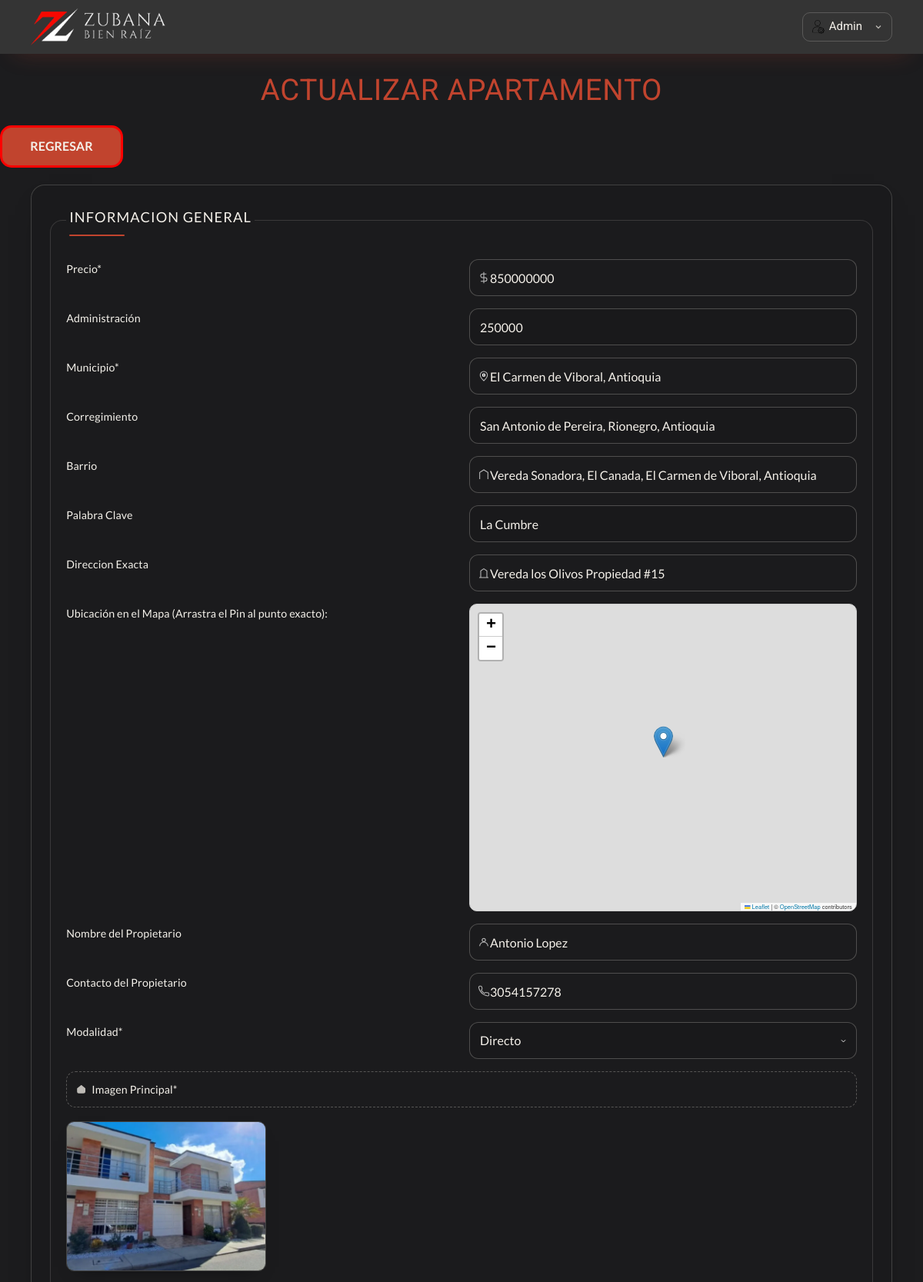
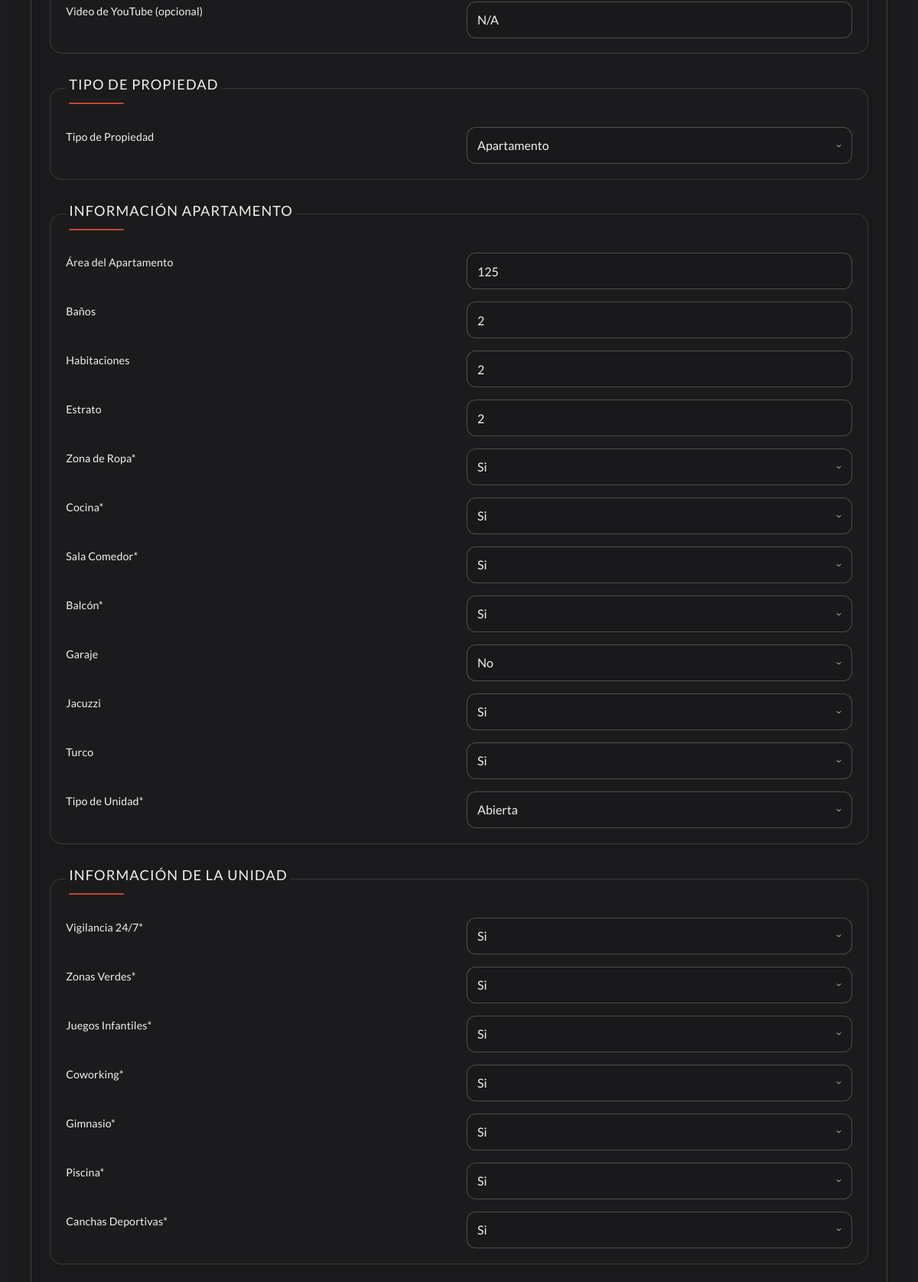
The app's page /propiedades/actualizar-apartamento?id=27&tipo=Apartamento (signed in, upper part) with its own data (2 pictures, top to bottom).
### tables this page shows
CREATE TABLE `apartamento` (
  `id` int NOT NULL AUTO_INCREMENT,
  `tenant_id` int NOT NULL,
  `nombre` text,
  `precio` bigint DEFAULT NULL,
  `ubicacion` varchar(120) DEFAULT NULL,
  `direccion` varchar(75) DEFAULT NULL,
  `imagen` varchar(200) DEFAULT NULL,
  `propietario` varchar(100) DEFAULT NULL,
  `contacto` varchar(15) DEFAULT NULL,
  `modalidad` varchar(25) DEFAULT NULL,
  `codigo` varchar(5) DEFAULT NULL,
  `area_total` bigint DEFAULT NULL,
  `habitaciones` int DEFAULT NULL,
  `banos` int DEFAULT NULL,
  `zona_ropa` varchar(5) DEFAULT NULL,
  `cocina` varchar(5) DEFAULT NULL,
  `sala_comedor` varchar(5) DEFAULT NULL,
  `balcon` varchar(5) DEFAULT NULL,
  `estrato` int DEFAULT NULL,
  `garaje` varchar(5) DEFAULT NULL,
  `tipo_unidad` varchar(25) DEFAULT NULL,
  `tipo` varchar(65) DEFAULT NULL,
  `vigilancia` varchar(5) DEFAULT NULL,
  `zonas_verdes` varchar(5) DEFAULT NULL,
  `juegos` varchar(5) DEFAULT NULL,
  `coworking` varchar(5) DEFAULT NULL,
  `gimnasio` varchar(5) DEFAULT NULL,
  `piscina` varchar(5) DEFAULT NULL,
  `cancha` varchar(5) DEFAULT NULL,
  `actualizacion` varchar(65) DEFAULT NULL,
  `descripcion` text,
  `barrio` varchar(255) DEFAULT NULL,
  `administracion` bigint DEFAULT NULL,
  `corregimiento` varchar(125) DEFAULT NULL,
  `palabra_clave` varchar(125) DEFAULT NULL,
  `latitud` decimal(10,8) DEFAULT NULL,
  `longitud` decimal(10,8) DEFAULT NULL,
  `jacuzzi` varchar(5) DEFAULT NULL,
  `turco` varchar(5) DEFAULT NULL,
  `video_url` varchar(500) NOT NULL DEFAULT 'N/A',
  `created_at` timestamp NOT NULL DEFAULT CURRENT_TIMESTAMP,
  PRIMARY KEY (`id`),
  KEY `idx_tenant` (`tenant_id`)
);

### controllers/ApartamentoController.php (called while the page is built, shortened)
<?php
class ApartamentoController {
    public static function actualizarApartamento(Router $router): void {
        $id        = validarORedireccion('/');
        $propiedad = Apartamento::find($id);
        $errores   = Apartamento::getErrores();
        $router->render('crear/actualizar-apartamento', ['propiedad' => $propiedad, 'errores' => $errores]);
    }
}

### public/index.php (called while the page is built, shortened)
<?php
$router = new Router();
$router->get('/', [PaginaController::class, 'index']);
$router->get('/propiedad', [PaginaController::class, 'propiedad']);
$router->get('/tipo-propiedad', [PropiedadController::class, 'tipoPropiedad']);
$router->get('/propiedades/crear-casa', [PropiedadController::class, 'crearCasa']);
$router->post('/propiedades/crear-casa', [PropiedadController::class, 'crearCasa']);
$router->get('/propiedades/actualizar-casa', [PropiedadController::class, 'actualizarCasa']);
$router->post('/propiedades/actualizar-casa', [PropiedadController::class, 'actualizarCasa']);
$router->get('/propiedades/crear-finca', [FincaController::class, 'crearFinca']);
$router->post('/propiedades/crear-finca', [FincaController::class, 'crearFinca']);
$router->get('/propiedades/actualizar-finca', [FincaController::class, 'actualizarFinca']);
$router->post('/propiedades/actualizar-finca', [FincaController::class, 'actualizarFinca']);
$router->get('/propiedades/crear-apartamento', [ApartamentoController::class, 'crearApartamento']);
$router->post('/propiedades/crear-apartamento', [ApartamentoController::class, 'crearApartamento']);
$router->get('/propiedades/actualizar-apartamento', [ApartamentoController::class, 'actualizarApartamento']);
$router->post('/propiedades/actualizar-apartamento', [ApartamentoController::class, 'actualizarApartamento']);
$router->get('/propiedades/crear-lote', [LotesController::class, 'crearLotes']);
$router->post('/propiedades/crear-lote', [LotesController::class, 'crearLotes']);
$router->get('/propiedades/actualizar-lote', [LotesController::class, 'actualizarLotes']);
$router->post('/propiedades/actualizar-lote', [LotesController::class, 'actualizarLotes']);
$router->get('/propiedades/crear-local', [LocalController::class, 'crearLocal']);
$router->post('/propiedades/crear-local', [LocalController::class, 'crearLocal']);
$router->get('/propiedades/actualizar-local', [LocalController::class, 'actualizarLocal']);
$router->post('/propiedades/actualizar-local', [LocalController::class, 'actualizarLocal']);
$router->get('/aviso-legal', [AvisoPoliticasController::class, 'avisoLegal'] );
$router->get('/politica-de-privacidad', [AvisoPoliticasController::class, 'politicasPrivacidad' ]);
$router->post('/propiedades/eliminar', [PropiedadController::class, 'eliminar']);
$router->get('/webhook/whatsapp',  [WhatsAppController::class, 'verificar']);
$router->post('/webhook/whatsapp', [WhatsAppController::class, 'recibir']);
$router->get('/crm/whatsapp',      [WhatsAppController::class, 'configuracion']);
$router->get('/crm',             [CrmController::class, 'index']);
$router->get('/crm/crear',       [CrmController::class, 'crear']);
$router->post('/crm/crear',      [CrmController::class, 'crear']);
$router->get('/crm/cliente',     [CrmController::class, 'detalle']);
$router->get('/crm/editar',      [CrmController::class, 'editar']);
$router->post('/crm/editar',     [CrmController::class, 'editar']);
$router->post('/crm/actividad',  [CrmController::class, 'actividad']);
$router->post('/crm/estado',     [CrmController::class, 'estado']);
$router->post('/crm/eliminar',   [CrmController::class, 'eliminar']);
$router->get('/configuraciones', [ConfiguracionesController::class, 'index']);
$router->post('/configuraciones/guardar', [ConfiguracionesController::class, 'guardar']);
$router->post('/configuraciones/reset', [ConfiguracionesController::class, 'resetear']);
$router->get('/login', [LoginController::class, 'login']);
$router->post('/login', [LoginController::class, 'login']);
$router->get('/logout', [LoginController::class, 'logout']);
$router->get('/api/buscar', [ApiBusquedaController::class, 'buscar']);
$router->comprobarRutas();
?>

### includes/funciones.php (called while the page is built, shortened)
<?php
function s(string $html): string {
    return htmlspecialchars($html);
}
function validarORedireccion(string $url): int {
    $id = filter_var($_GET['id'] ?? null, FILTER_VALIDATE_INT);
    return $id;
}

### models/ActiveRecord.php (called while the page is built, shortened)
<?php
class ActiveRecord {
    protected static $db;
    protected static $tabla = '';
    public static function setDB($database): void {
        self::$db = $database;
    }
    protected static $tenantId = null;
    public static function setTenant(?int $tenantId): void {
        self::$tenantId = $tenantId;
    }
    protected static function tid(): int {
        return self::$tenantId;
    }
    public static function find(int $id): ?object {
        $t = self::tid();
        $query = "SELECT * FROM " . static::$tabla . " WHERE id = {$id} AND tenant_id = {$t} LIMIT 1";
        $resultados = self::consultarSQL($query);
        return array_shift($resultados);
    }
    public static function consultarSQL(string $query): array {
        $resultado = self::$db->query($query);
        $array = [];
        while ($registro = $resultado->fetch_assoc()) {
            $array[] = static::crearObjeto($registro);
        }
        return $array;
    }
    protected static function crearObjeto(array $registro): static {
        $objeto = new static;
        foreach ($registro as $key => $value) {
            if (property_exists($objeto, $key)) {
                $objeto->$key = $value;
            }
        }
        return $objeto;
    }
}

### views/crear/formulario.php (the view, shortened to what this page needs)
<fieldset>
    <legend>Informacion General</legend>
    <label for="precio">Precio*</label>
    <input type="text" placeholder="Precio de la propiedad" class="precio" id="precio" name="propiedad[precio]" value="<?php echo trim(s($propiedad?->precio ?? '')); ?>">
    <label for="precio">Administración</label>
    <input type="text" placeholder="Si la propiedad no tiene administración, ingresa 0." class="administracion" id="administracion" name="propiedad[administracion]" value="<?php echo trim(s($propiedad?->administracion ?? '')); ?>">
    <label for="ubicacion">Municipio*</label>
    <input type="text" placeholder="Ej: Rionegro, Antioquia" id="ubicacion" name="propiedad[ubicacion]" value="<?php echo trim(s($propiedad?->ubicacion ?? '')); ?>">
    <label for="barrio">Corregimiento</label>
    <input type="text" placeholder="San Antonio de Pereira, Campo no obligatorio" id="corregimiento" name="propiedad[corregimiento]" value="<?php echo trim(s($propiedad?->corregimiento ?? '')); ?>">
    <label for="barrio">Barrio</label>
    <input type="text" placeholder="Ej: El Caney" id="barrio" name="propiedad[barrio]" value="<?php echo trim(s($propiedad?->barrio ?? '')); ?>">
    <label for="barrio">Palabra Clave</label>
    <input type="text" placeholder="No ingresar mas de una palabra clave, Campo no obligatorio" id="palabra_clave" name="propiedad[palabra_clave]" value="<?php echo trim(s($propiedad?->palabra_clave ?? '')); ?>">
    <label for="direccion">Direccion Exacta</label>
    <input type="text" placeholder="Calle 40 #73-21" id="direccion" name="propiedad[direccion]" value="<?php echo trim(s($propiedad?->direccion ?? '')); ?>">
    <label>Ubicación en el Mapa (Arrastra el Pin al punto exacto):</label>
    <div id="mapa-formulario" style="height: 400px; width: 100%; border: 1px solid #ccc; border-radius: 10px;"></div>
    <label for="propietario">Nombre del Propietario</label>
    <input type="text" placeholder="Propietario" id="propietario" name="propiedad[propietario]" value="<?php echo trim(s($propiedad?->propietario ?? '')); ?>">
    <label for="contacto">Contacto del Propietario</label>
    <input type="tel" placeholder="Contacto" id="contacto" name="propiedad[contacto]" value="<?php echo trim(s($propiedad?->contacto ?? '')); ?>">
    <label for="modalidad">Modalidad*</label>
    <select id="modalidad" class="select-estilizado" name="propiedad[modalidad]" required>
    <option value="Directo" <?php echo ($propiedad?->modalidad ?? '') === 'Directo' ? 'selected' : ''; ?>>Directo</option>
    </select>
    <label for="imagen" class="custom-file-label">Imagen Principal*</label>
    <?php if(!empty($propiedad?->imagen)) { ?>
    <img src="/imagenes/<?php echo $propiedad->imagen ?>" alt="" class="imagen-peque">
    <?php } ?>
    <label for="video_url">Video de YouTube (opcional)</label>
    <input type="text" placeholder="Pega aquí el enlace del video de YouTube del inmueble." id="video_url" name="propiedad[video_url]" value="<?php echo trim(s($propiedad?->video_url ?? '')); ?>">
</fieldset>

### views/crear/actualizar-apartamento.php (shortened to what this page needs)
<main class="contenedor crear">
    <h1>actualizar Apartamento</h1>
    <a href="/tipo-propiedad" class="bt-regresar">Regresar</a>
    <form action="" class="formulario" method="POST" enctype="multipart/form-data">
        <?php include __DIR__ . '/formulario.php'; ?>
    <fieldset>
    <legend>Tipo de Propiedad</legend>
        <label for="tipo-propiedad">Tipo de Propiedad</label>
        <select id="tipo-propiedad" class="select-estilizado" name="propiedad[tipo]">
            <option value="Apartamento" <?php echo ($propiedad?->tipo === 'Apartamento') ? 'selected' : ''; ?>>Apartamento</option>
        </select>
    </fieldset>
    <fieldset>
        <legend>Información Apartamento</legend>
        <label for="area">Área del Apartamento</label>
        <input type="text" placeholder="En m2 el valor" id="area" class="areas" name="propiedad[area_total]" value="<?php echo trim(s($propiedad?->area_total ?? '')); ?>">
        <label for="wc">Baños</label>
        <input type="number" placeholder="Ej: 5 - Solo el Valor" id="wc" name="propiedad[banos]" value="<?php echo is_numeric($propiedad?->banos) ? $propiedad->banos : ''; ?>">
        <label for="habitaciones">Habitaciones</label>
        <input type="number" placeholder="Ej: 4 - Solo el Valor" id="habitaciones" name="propiedad[habitaciones]" value="<?php echo is_numeric($propiedad?->habitaciones) ? $propiedad->habitaciones : ''; ?>">
        <label for="estrato">Estrato</label>
        <input type="number" placeholder="Ej: 3 - Solo el Valor" id="estrato" name="propiedad[estrato]" value="<?php echo is_numeric($propiedad?->estrato) ? $propiedad->estrato : ''; ?>">
        <label for="zona_ropa">Zona de Ropa*</label>
        <select id="zona_ropa" class="select-estilizado" name="propiedad[zona_ropa]">
            <option value="Si" <?php echo ($propiedad?->zona_ropa === 'Si') ? 'selected' : ''; ?>>Si</option>
        </select>
        <label for="cocina">Cocina*</label>
        <select id="cocina" class="select-estilizado" name="propiedad[cocina]">
            <option value="Si" <?php echo ($propiedad?->cocina === 'Si') ? 'selected' : ''; ?>>Si</option>
        </select>
        <label for="sala_comedor">Sala Comedor*</label>
        <select id="sala" class="select-estilizado" name="propiedad[sala_comedor]">
            <option value="Si" <?php echo ($propiedad?->sala_comedor === 'Si') ? 'selected' : ''; ?>>Si</option>
        </select>
        <label for="balcon">Balcón*</label>
        <select id="sala" class="select-estilizado" name="propiedad[balcon]">
            <option value="Si" <?php echo ($propiedad?->balcon === 'Si') ? 'selected' : ''; ?>>Si</option>
        </select>
        <label for="garaje">Garaje</label>
        <select id="sala" class="select-estilizado" name="propiedad[garaje]">
            <option value="No" <?php echo ($propiedad?->garaje === 'No') ? 'selected' : ''; ?>>No</option>
        </select>
        <label for="jacuzzi">Jacuzzi</label>
        <select id="jacuzzi" class="select-estilizado" name="propiedad[jacuzzi]">
            <option value="Si" <?php echo ($propiedad?->jacuzzi === 'Si') ? 'selected' : ''; ?>>Si</option>
        </select>
        <label for="turco">Turco</label>
        <select id="turco" class="select-estilizado" name="propiedad[turco]">
            <option value="Si" <?php echo trim(($propiedad?->turco === 'Si') ? 'selected' : ''); ?>>Si</option>
        </select>
        <label for="tipo-unidad">Tipo de Unidad*</label>
        <select id="tipo-unidad" class="select-estilizado" name="propiedad[tipo_unidad]">
            <option value="abierta" <?php echo ($propiedad?->tipo_unidad === 'abierta') ? 'selected' : ''; ?>>Abierta</option>
        </select>
    </fieldset>
    <fieldset>
        <legend>Información de la Unidad</legend>
        <label for="vigilancia">Vigilancia 24/7*</label>
        <select id="vigilancia" class="select-estilizado" name="propiedad[vigilancia]">
            <option value="Si" <?php echo ($propiedad?->vigilancia === 'Si') ? 'selected' : ''; ?>>Si</option>
        </select>
        <label for="zonas_verdes">Zonas Verdes*</label>
        <select id="zonas_verdes" class="select-estilizado" name="propiedad[zonas_verdes]">
            <option value="Si" <?php echo ($propiedad?->zonas_verdes === 'Si') ? 'selected' : ''; ?>>Si</option>
        </select>
        <label for="juegos">Juegos Infantiles*</label>
        <select id="juegos" class="select-estilizado" name="propiedad[juegos]">
            <option value="Si" <?php echo ($propiedad?->juegos === 'Si') ? 'selected' : ''; ?>>Si</option>
        </select>
        <label for="coworking">Coworking*</label>
        <select id="coworking" class="select-estilizado" name="propiedad[coworking]">
            <option value="Si" <?php echo ($propiedad?->coworking === 'Si') ? 'selected' : ''; ?>>Si</option>
        </select>
        <label for="gimnasio">Gimnasio*</label>
        <select id="gimnasio" class="select-estilizado" name="propiedad[gimnasio]">
            <option value="Si" <?php echo ($propiedad?->gimnasio === 'Si') ? 'selected' : ''; ?>>Si</option>
        </select>
        <label for="piscina">Piscina*</label>
        <select id="piscina" class="select-estilizado" name="propiedad[piscina]">
            <option value="Si" <?php echo ($propiedad?->piscina === 'Si') ? 'selected' : ''; ?>>Si</option>
        </select>
        <label for="cancha">Canchas Deportivas*</label>
        <select id="cancha" class="select-estilizado" name="propiedad[cancha]">
            <option value="Si" <?php echo ($propiedad?->cancha === 'Si') ? 'selected' : ''; ?>>Si</option>
        </select>
    </fieldset>
    </form>
</main>

### records on screen
apartamento: precio "850000000", administracion "250000", ubicacion "El Carmen de Viboral, Antioquia", corregimiento "San Antonio de Pereira, Rionegro, Antioquia", barrio "Vereda Sonadora, El Canada, El Carmen de Viboral, Antioquia", palabra_clave "La Cumbre", direccion "Vereda los Olivos Propiedad #15", propietario "Antonio Lopez", contacto "3054157278", modalidad "Directo", imagen (picture), video_url "N/A", tipo "Apartamento", area_total "125", banos "2", habitaciones "2", estrato "2", zona_ropa "Si", cocina "Si", sala_comedor "Si", balcon "Si", garaje "No", jacuzzi "Si", tipo_unidad "Abierta", vigilancia "Si", zonas_verdes "Si", juegos "Si", coworking "Si", gimnasio "Si", piscina "Si", cancha "Si"
